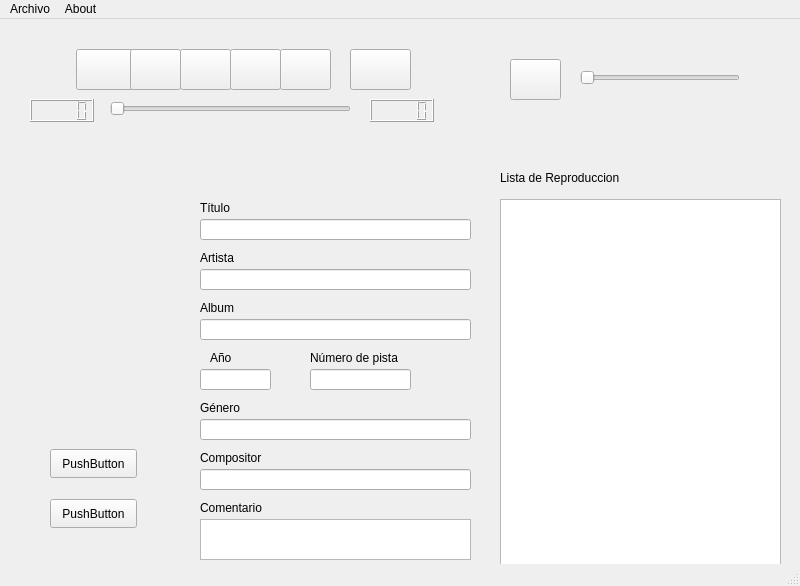
<?xml version="1.0" encoding="UTF-8"?>
<ui version="4.0">
 <class>MainWindow</class>
 <widget class="QMainWindow" name="MainWindow">
  <property name="geometry">
   <rect>
    <x>0</x>
    <y>0</y>
    <width>800</width>
    <height>586</height>
   </rect>
  </property>
  <property name="maximumSize">
   <size>
    <width>16777215</width>
    <height>16777115</height>
   </size>
  </property>
  <property name="windowTitle">
   <string>MainWindow</string>
  </property>
  <property name="iconSize">
   <size>
    <width>32</width>
    <height>32</height>
   </size>
  </property>
  <widget class="QWidget" name="centralwidget">
   <widget class="QPushButton" name="btnPrev">
    <property name="geometry">
     <rect>
      <x>76</x>
      <y>30</y>
      <width>61</width>
      <height>41</height>
     </rect>
    </property>
    <property name="text">
     <string/>
    </property>
    <property name="icon">
     <iconset resource="images.qrc">
      <normaloff>:/iconos/images/media-skip-forward-rtl.png</normaloff>:/iconos/images/media-skip-forward-rtl.png</iconset>
    </property>
    <property name="iconSize">
     <size>
      <width>32</width>
      <height>32</height>
     </size>
    </property>
   </widget>
   <widget class="QPushButton" name="btnPlay">
    <property name="geometry">
     <rect>
      <x>130</x>
      <y>30</y>
      <width>51</width>
      <height>41</height>
     </rect>
    </property>
    <property name="text">
     <string/>
    </property>
    <property name="icon">
     <iconset resource="images.qrc">
      <normaloff>:/iconos/images/media-playback-start.png</normaloff>:/iconos/images/media-playback-start.png</iconset>
    </property>
    <property name="iconSize">
     <size>
      <width>32</width>
      <height>32</height>
     </size>
    </property>
   </widget>
   <widget class="QPushButton" name="btnNext">
    <property name="geometry">
     <rect>
      <x>280</x>
      <y>30</y>
      <width>51</width>
      <height>41</height>
     </rect>
    </property>
    <property name="text">
     <string/>
    </property>
    <property name="icon">
     <iconset resource="images.qrc">
      <normaloff>:/iconos/images/media-skip-forward.png</normaloff>:/iconos/images/media-skip-forward.png</iconset>
    </property>
    <property name="iconSize">
     <size>
      <width>32</width>
      <height>32</height>
     </size>
    </property>
   </widget>
   <widget class="QPushButton" name="btnPause">
    <property name="geometry">
     <rect>
      <x>180</x>
      <y>30</y>
      <width>51</width>
      <height>41</height>
     </rect>
    </property>
    <property name="text">
     <string/>
    </property>
    <property name="icon">
     <iconset resource="images.qrc">
      <normaloff>:/iconos/images/media-playback-pause.png</normaloff>:/iconos/images/media-playback-pause.png</iconset>
    </property>
    <property name="iconSize">
     <size>
      <width>32</width>
      <height>32</height>
     </size>
    </property>
   </widget>
   <widget class="QPushButton" name="btnRandom">
    <property name="geometry">
     <rect>
      <x>350</x>
      <y>30</y>
      <width>61</width>
      <height>41</height>
     </rect>
    </property>
    <property name="text">
     <string/>
    </property>
    <property name="icon">
     <iconset resource="images.qrc">
      <normaloff>:/iconos/images/media-playlist-shuffle.png</normaloff>:/iconos/images/media-playlist-shuffle.png</iconset>
    </property>
    <property name="iconSize">
     <size>
      <width>32</width>
      <height>32</height>
     </size>
    </property>
   </widget>
   <widget class="QLCDNumber" name="lcdCurrentTime">
    <property name="geometry">
     <rect>
      <x>30</x>
      <y>80</y>
      <width>64</width>
      <height>23</height>
     </rect>
    </property>
   </widget>
   <widget class="QLCDNumber" name="lcdDuration">
    <property name="geometry">
     <rect>
      <x>370</x>
      <y>80</y>
      <width>64</width>
      <height>23</height>
     </rect>
    </property>
   </widget>
   <widget class="QSlider" name="progressTimeBar">
    <property name="geometry">
     <rect>
      <x>110</x>
      <y>80</y>
      <width>241</width>
      <height>20</height>
     </rect>
    </property>
    <property name="orientation">
     <enum>Qt::Horizontal</enum>
    </property>
   </widget>
   <widget class="QPushButton" name="btnVolume">
    <property name="geometry">
     <rect>
      <x>510</x>
      <y>40</y>
      <width>51</width>
      <height>41</height>
     </rect>
    </property>
    <property name="text">
     <string/>
    </property>
    <property name="icon">
     <iconset resource="images.qrc">
      <normaloff>:/iconos/images/audio-volume-medium.png</normaloff>:/iconos/images/audio-volume-medium.png</iconset>
    </property>
    <property name="iconSize">
     <size>
      <width>32</width>
      <height>32</height>
     </size>
    </property>
   </widget>
   <widget class="QListWidget" name="listWidget">
    <property name="geometry">
     <rect>
      <x>500</x>
      <y>180</y>
      <width>281</width>
      <height>381</height>
     </rect>
    </property>
   </widget>
   <widget class="QLabel" name="lblListTitle">
    <property name="geometry">
     <rect>
      <x>500</x>
      <y>150</y>
      <width>131</width>
      <height>17</height>
     </rect>
    </property>
    <property name="text">
     <string>Lista de Reproduccion</string>
    </property>
   </widget>
   <widget class="QLabel" name="imgCover">
    <property name="geometry">
     <rect>
      <x>20</x>
      <y>180</y>
      <width>141</width>
      <height>121</height>
     </rect>
    </property>
    <property name="text">
     <string/>
    </property>
    <property name="pixmap">
     <pixmap>../../../../../Imágenes/China_Jiuzhaigou_park_Parks_Lake_Mountains_Autumn_530368_1366x768.jpg</pixmap>
    </property>
   </widget>
   <widget class="QLineEdit" name="titleEdit">
    <property name="geometry">
     <rect>
      <x>200</x>
      <y>200</y>
      <width>271</width>
      <height>21</height>
     </rect>
    </property>
   </widget>
   <widget class="QLineEdit" name="artistEdit">
    <property name="geometry">
     <rect>
      <x>200</x>
      <y>250</y>
      <width>271</width>
      <height>21</height>
     </rect>
    </property>
   </widget>
   <widget class="QLabel" name="lblTitle">
    <property name="geometry">
     <rect>
      <x>200</x>
      <y>180</y>
      <width>54</width>
      <height>17</height>
     </rect>
    </property>
    <property name="text">
     <string>Título</string>
    </property>
   </widget>
   <widget class="QLabel" name="lblArtist">
    <property name="geometry">
     <rect>
      <x>200</x>
      <y>230</y>
      <width>54</width>
      <height>17</height>
     </rect>
    </property>
    <property name="text">
     <string>Artista</string>
    </property>
   </widget>
   <widget class="QLabel" name="lblYear">
    <property name="geometry">
     <rect>
      <x>210</x>
      <y>330</y>
      <width>54</width>
      <height>17</height>
     </rect>
    </property>
    <property name="text">
     <string>Año</string>
    </property>
   </widget>
   <widget class="QLineEdit" name="yearEdit">
    <property name="geometry">
     <rect>
      <x>200</x>
      <y>350</y>
      <width>71</width>
      <height>21</height>
     </rect>
    </property>
   </widget>
   <widget class="QLabel" name="lblAlbum">
    <property name="geometry">
     <rect>
      <x>200</x>
      <y>280</y>
      <width>54</width>
      <height>17</height>
     </rect>
    </property>
    <property name="text">
     <string>Album</string>
    </property>
   </widget>
   <widget class="QLineEdit" name="albumEdit">
    <property name="geometry">
     <rect>
      <x>200</x>
      <y>300</y>
      <width>271</width>
      <height>21</height>
     </rect>
    </property>
   </widget>
   <widget class="QLabel" name="lblComposer">
    <property name="geometry">
     <rect>
      <x>200</x>
      <y>430</y>
      <width>71</width>
      <height>17</height>
     </rect>
    </property>
    <property name="text">
     <string>Compositor</string>
    </property>
   </widget>
   <widget class="QLabel" name="lblGenre">
    <property name="geometry">
     <rect>
      <x>200</x>
      <y>380</y>
      <width>54</width>
      <height>17</height>
     </rect>
    </property>
    <property name="text">
     <string>Género</string>
    </property>
   </widget>
   <widget class="QLabel" name="lblComment">
    <property name="geometry">
     <rect>
      <x>200</x>
      <y>480</y>
      <width>71</width>
      <height>17</height>
     </rect>
    </property>
    <property name="text">
     <string>Comentario</string>
    </property>
   </widget>
   <widget class="QLineEdit" name="genreEdit">
    <property name="geometry">
     <rect>
      <x>200</x>
      <y>400</y>
      <width>271</width>
      <height>21</height>
     </rect>
    </property>
   </widget>
   <widget class="QLineEdit" name="composerEdit">
    <property name="geometry">
     <rect>
      <x>200</x>
      <y>450</y>
      <width>271</width>
      <height>21</height>
     </rect>
    </property>
   </widget>
   <widget class="QPushButton" name="btnEdit">
    <property name="geometry">
     <rect>
      <x>50</x>
      <y>430</y>
      <width>87</width>
      <height>29</height>
     </rect>
    </property>
    <property name="text">
     <string>PushButton</string>
    </property>
   </widget>
   <widget class="QPushButton" name="btnSave">
    <property name="geometry">
     <rect>
      <x>50</x>
      <y>480</y>
      <width>87</width>
      <height>29</height>
     </rect>
    </property>
    <property name="text">
     <string>PushButton</string>
    </property>
   </widget>
   <widget class="QTextEdit" name="commentEdit">
    <property name="geometry">
     <rect>
      <x>200</x>
      <y>500</y>
      <width>271</width>
      <height>41</height>
     </rect>
    </property>
   </widget>
   <widget class="QLineEdit" name="trackEdit">
    <property name="geometry">
     <rect>
      <x>310</x>
      <y>350</y>
      <width>101</width>
      <height>21</height>
     </rect>
    </property>
   </widget>
   <widget class="QLabel" name="lblTrack">
    <property name="geometry">
     <rect>
      <x>310</x>
      <y>330</y>
      <width>101</width>
      <height>17</height>
     </rect>
    </property>
    <property name="text">
     <string>Número de pista</string>
    </property>
   </widget>
   <widget class="QPushButton" name="btnStop">
    <property name="geometry">
     <rect>
      <x>230</x>
      <y>30</y>
      <width>51</width>
      <height>41</height>
     </rect>
    </property>
    <property name="text">
     <string/>
    </property>
    <property name="icon">
     <iconset resource="images.qrc">
      <normaloff>:/iconos/images/media-playback-stop.png</normaloff>:/iconos/images/media-playback-stop.png</iconset>
    </property>
    <property name="iconSize">
     <size>
      <width>32</width>
      <height>32</height>
     </size>
    </property>
   </widget>
   <widget class="QSlider" name="volumeSlider">
    <property name="geometry">
     <rect>
      <x>580</x>
      <y>50</y>
      <width>160</width>
      <height>17</height>
     </rect>
    </property>
    <property name="orientation">
     <enum>Qt::Horizontal</enum>
    </property>
   </widget>
   <zorder>btnPrev</zorder>
   <zorder>btnPlay</zorder>
   <zorder>btnNext</zorder>
   <zorder>btnPause</zorder>
   <zorder>btnRandom</zorder>
   <zorder>lcdCurrentTime</zorder>
   <zorder>lcdDuration</zorder>
   <zorder>progressTimeBar</zorder>
   <zorder>btnVolume</zorder>
   <zorder>listWidget</zorder>
   <zorder>imgCover</zorder>
   <zorder>titleEdit</zorder>
   <zorder>artistEdit</zorder>
   <zorder>lblTitle</zorder>
   <zorder>lblArtist</zorder>
   <zorder>lblYear</zorder>
   <zorder>yearEdit</zorder>
   <zorder>lblAlbum</zorder>
   <zorder>albumEdit</zorder>
   <zorder>lblComposer</zorder>
   <zorder>lblGenre</zorder>
   <zorder>lblComment</zorder>
   <zorder>genreEdit</zorder>
   <zorder>composerEdit</zorder>
   <zorder>lblListTitle</zorder>
   <zorder>btnEdit</zorder>
   <zorder>btnSave</zorder>
   <zorder>commentEdit</zorder>
   <zorder>trackEdit</zorder>
   <zorder>lblTrack</zorder>
   <zorder>btnStop</zorder>
   <zorder>volumeSlider</zorder>
  </widget>
  <widget class="QMenuBar" name="menubar">
   <property name="geometry">
    <rect>
     <x>0</x>
     <y>0</y>
     <width>800</width>
     <height>23</height>
    </rect>
   </property>
   <widget class="QMenu" name="menuArchivo">
    <property name="title">
     <string>Archivo</string>
    </property>
    <addaction name="btnAddListMenu"/>
    <addaction name="separator"/>
    <addaction name="actionSalir"/>
   </widget>
   <widget class="QMenu" name="menuSalir">
    <property name="title">
     <string>About</string>
    </property>
   </widget>
   <addaction name="menuArchivo"/>
   <addaction name="menuSalir"/>
  </widget>
  <widget class="QStatusBar" name="statusbar"/>
  <action name="btnAddListMenu">
   <property name="text">
    <string>Agregar a la lista</string>
   </property>
  </action>
  <action name="actionSalir">
   <property name="text">
    <string>Salir</string>
   </property>
  </action>
  <action name="actionPlay">
   <property name="text">
    <string>Play</string>
   </property>
  </action>
 </widget>
 <resources>
  <include location="images.qrc"/>
 </resources>
 <connections/>
</ui>
